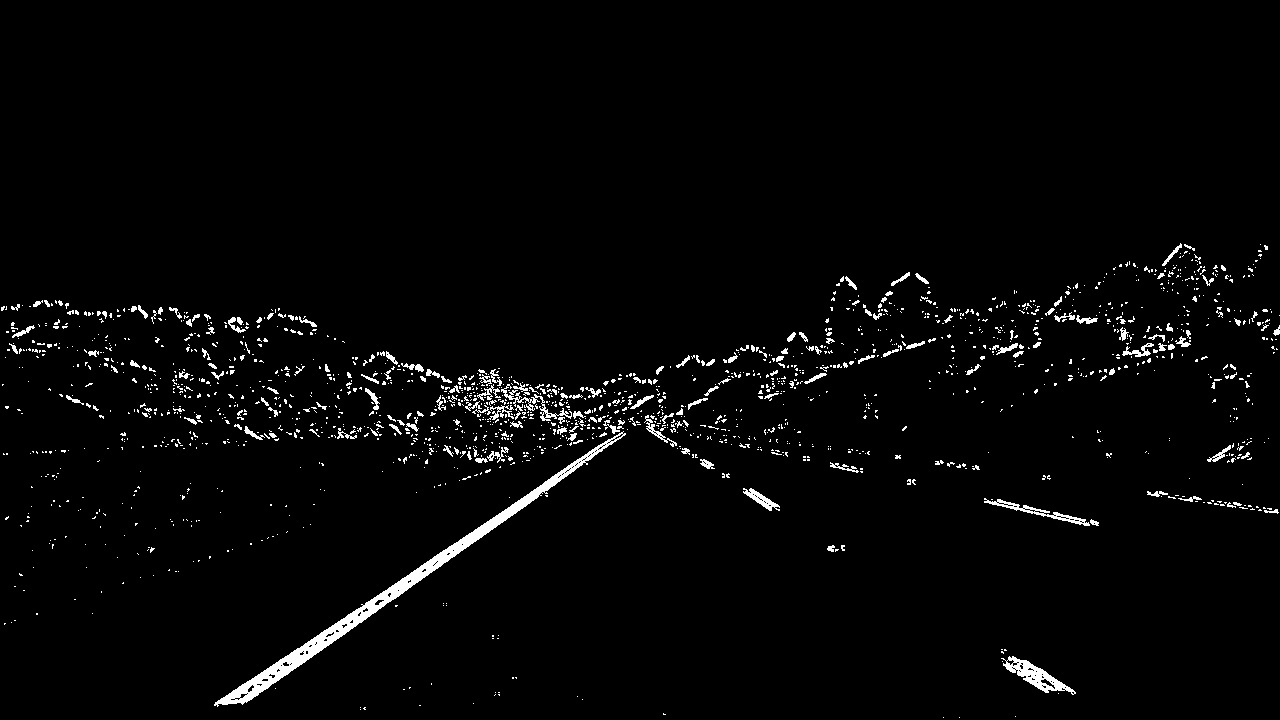
#> input picture output_images/threshold/straight_lines1-threshold.jpg, 1280 x 720 px; its folder holds only this picture in this run
$ python perspective.py
#> lines starting #> are read from the running program, lines starting #| are printed output that depends on the picture
#> further down, image is the input picture: shape (720, 1280, 3); min 0, max 255, mean 6.3
# -*- coding: utf-8 -*-
from lane.combined_threshold import combined_threshold
from lane.gaussian_blur import gaussian_blur
import numpy as np
import cv2
import matplotlib.image as mpimg
import matplotlib.pyplot as plt

src = np.float32([[700, 460],  # right_top
                  [1080, 720],  # right_bottom
                  [200, 720],  # left_bottom
                  [580, 460]])  # left_top

dst = np.float32([[980, 0],  # right_top
                  [980, 720],  # right_bottom
                  [300, 720],  # left_bottom
                  [300, 0]])  # left_top

def perspective(img,src=src, dst=dst):

    # Compute and apply perpective transform
    img_size = (img.shape[1], img.shape[0])
#> img_size = (1280, 720)
    M = cv2.getPerspectiveTransform(src, dst)  # Reverse perspective，对掉参数
#> M = [[-0.555, -1.53, 995.4], [0, -1.99, 915.4], [0, -0.00239, 1]]
    warped = cv2.warpPerspective(img, M, img_size, flags=cv2.INTER_NEAREST)  # keep same size as input image
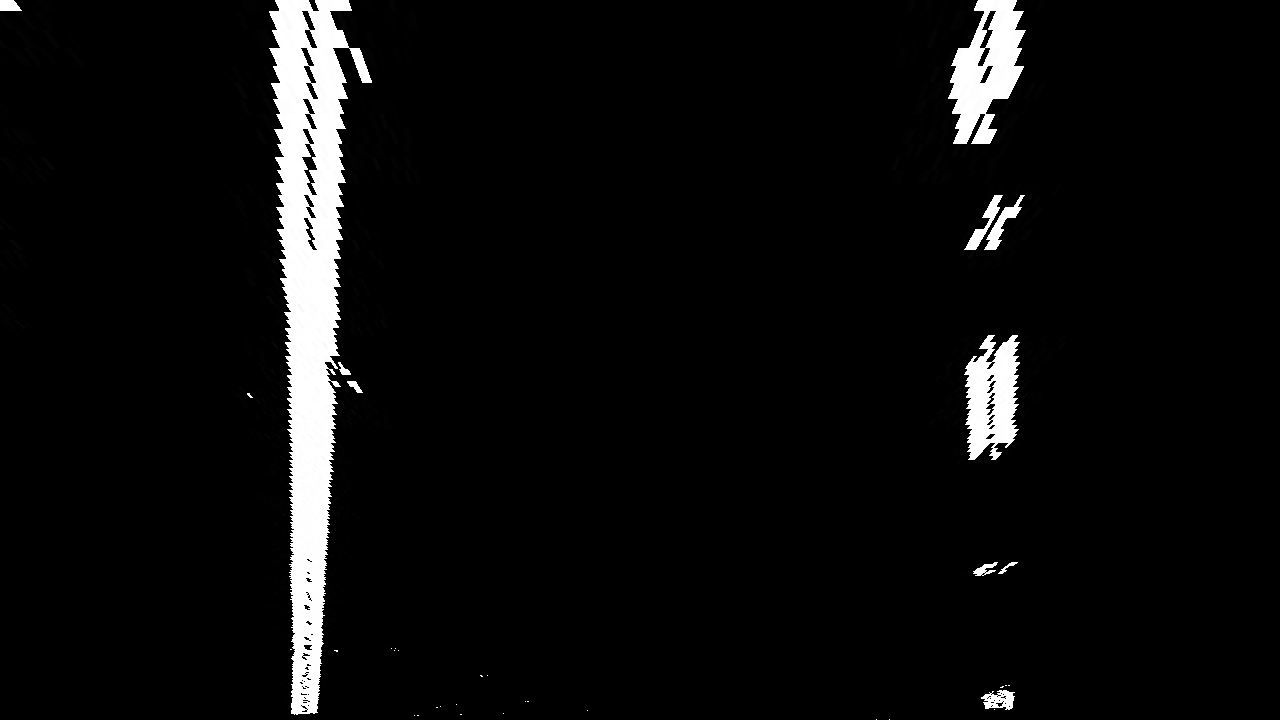
#> warped: shape (720, 1280, 3); min 0, max 255, mean 12.9
    return warped


if __name__ == "__main__":
    import glob

    images = glob.glob('../output_images/threshold/*.jpg')
    for fname in images:
        image = mpimg.imread(fname)
        image = perspective(image)
        plt.imshow(image, cmap='gray')
        plt.show()
        mpimg.imsave("../output_images/perspective/" + fname.split("\\")[-1].split("-")[0] + "-perspective.jpg", image,
                     cmap="gray")

$ run again, on output_images/threshold/test3-threshold.jpg
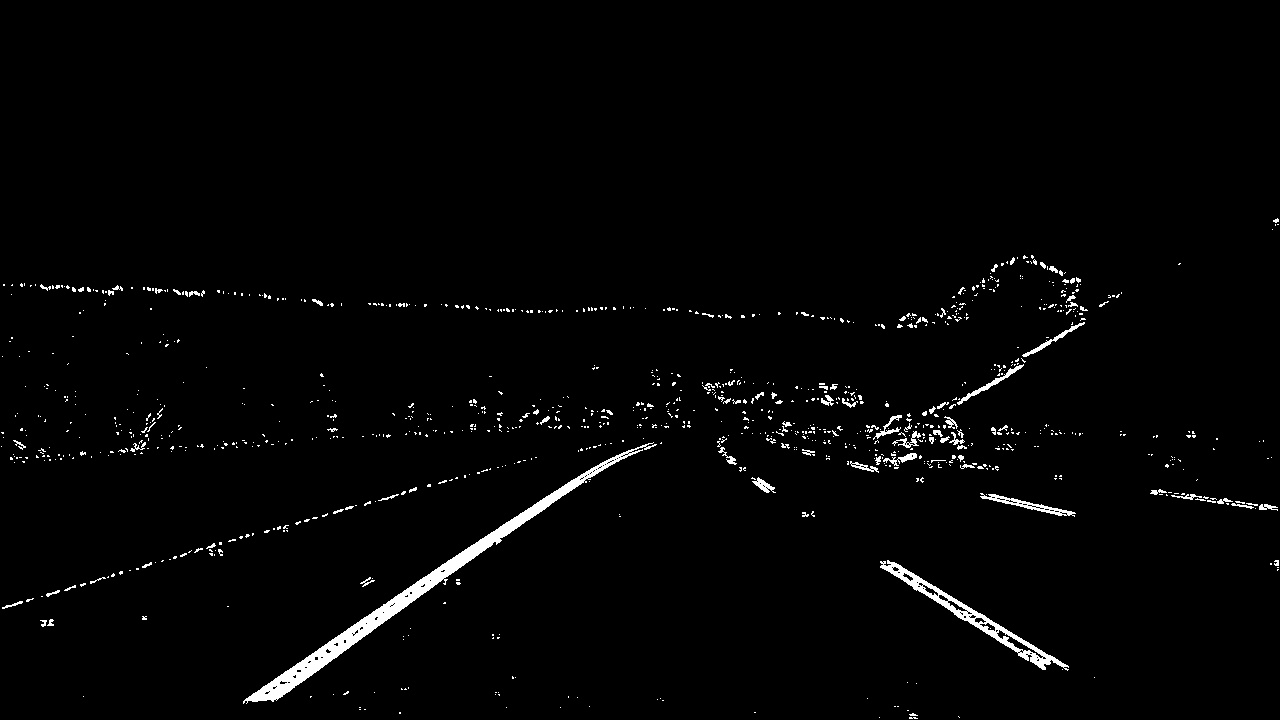
#> input picture output_images/threshold/test3-threshold.jpg, 1280 x 720 px
#> image is the input picture: shape (720, 1280, 3); min 0, max 255, mean 4.7
#> M = [[-0.555, -1.53, 995.4], [0, -1.99, 915.4], [0, -0.00239, 1]]
#> in perspective, `warped = cv2.warpPerspective(img, M, img_size, flags=cv2.INTER_NEAREST)`:
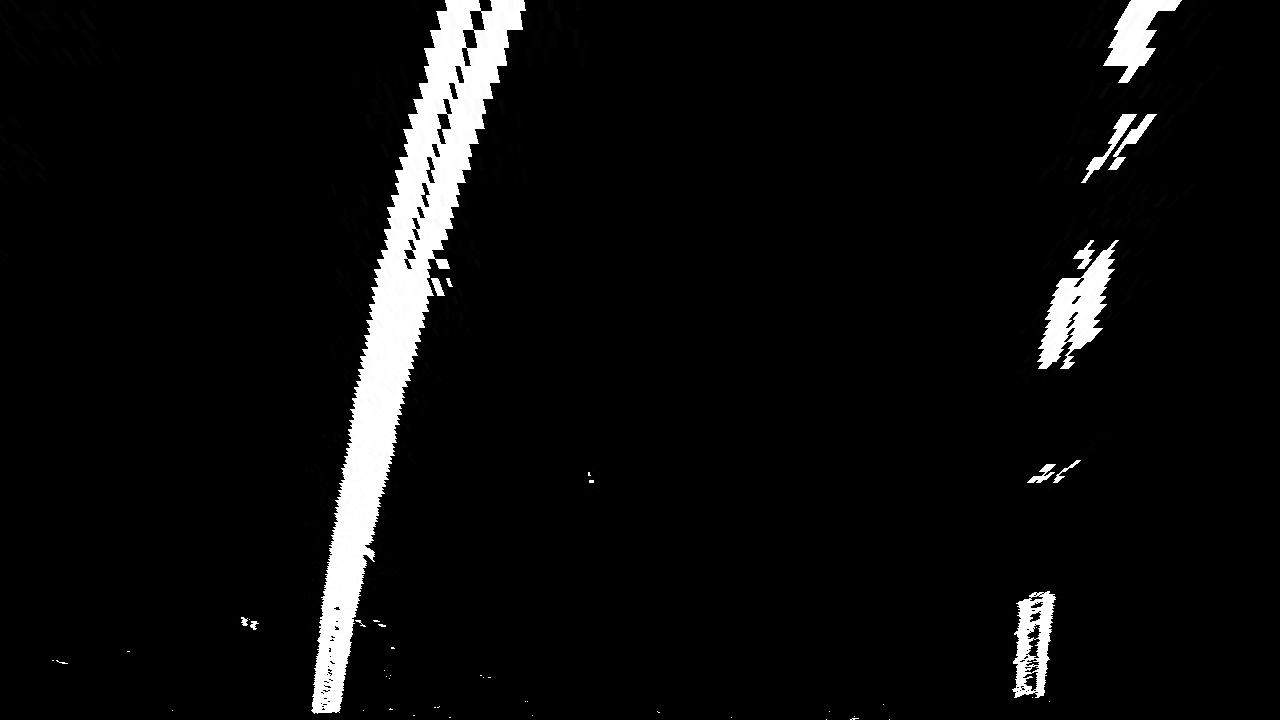
#> warped: shape (720, 1280, 3); min 0, max 255, mean 13.2

$ run again, on output_images/threshold/test4-threshold.jpg
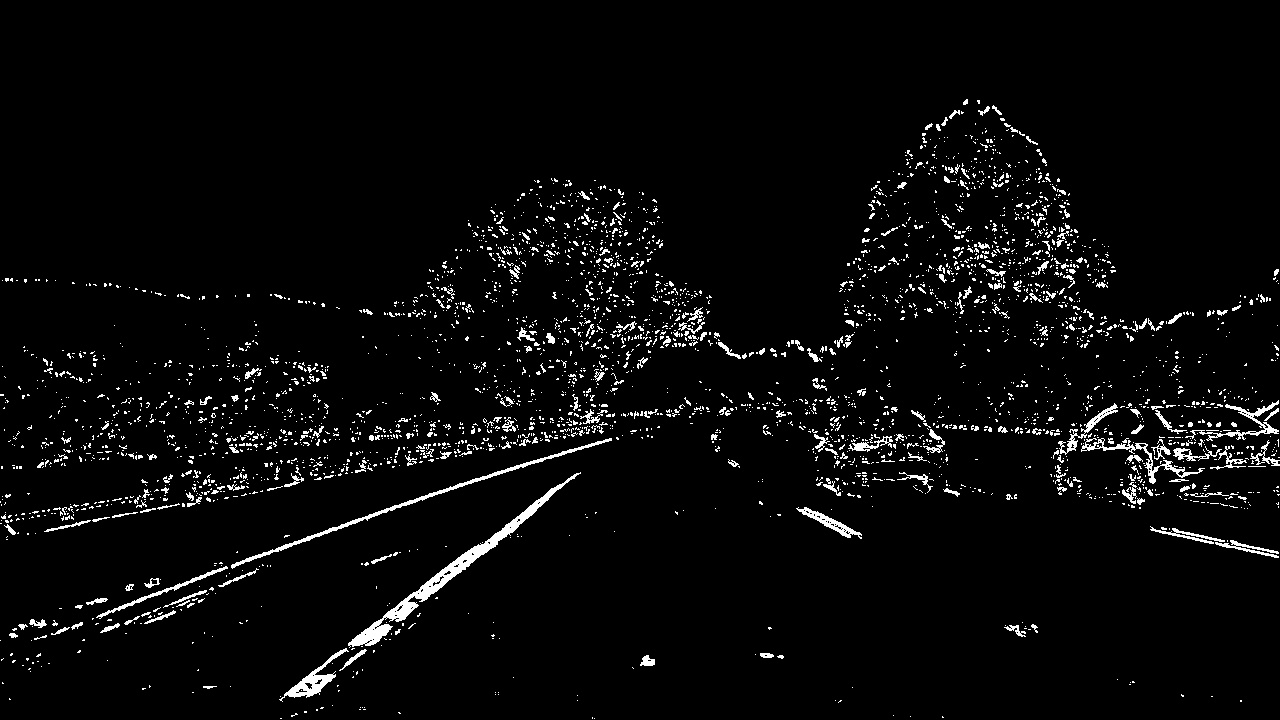
#> input picture output_images/threshold/test4-threshold.jpg, 1280 x 720 px
#> image is the input picture: shape (720, 1280, 3); min 0, max 255, mean 9.5
#> M = [[-0.555, -1.53, 995.4], [0, -1.99, 915.4], [0, -0.00239, 1]]
#> in perspective, `warped = cv2.warpPerspective(img, M, img_size, flags=cv2.INTER_NEAREST)`:
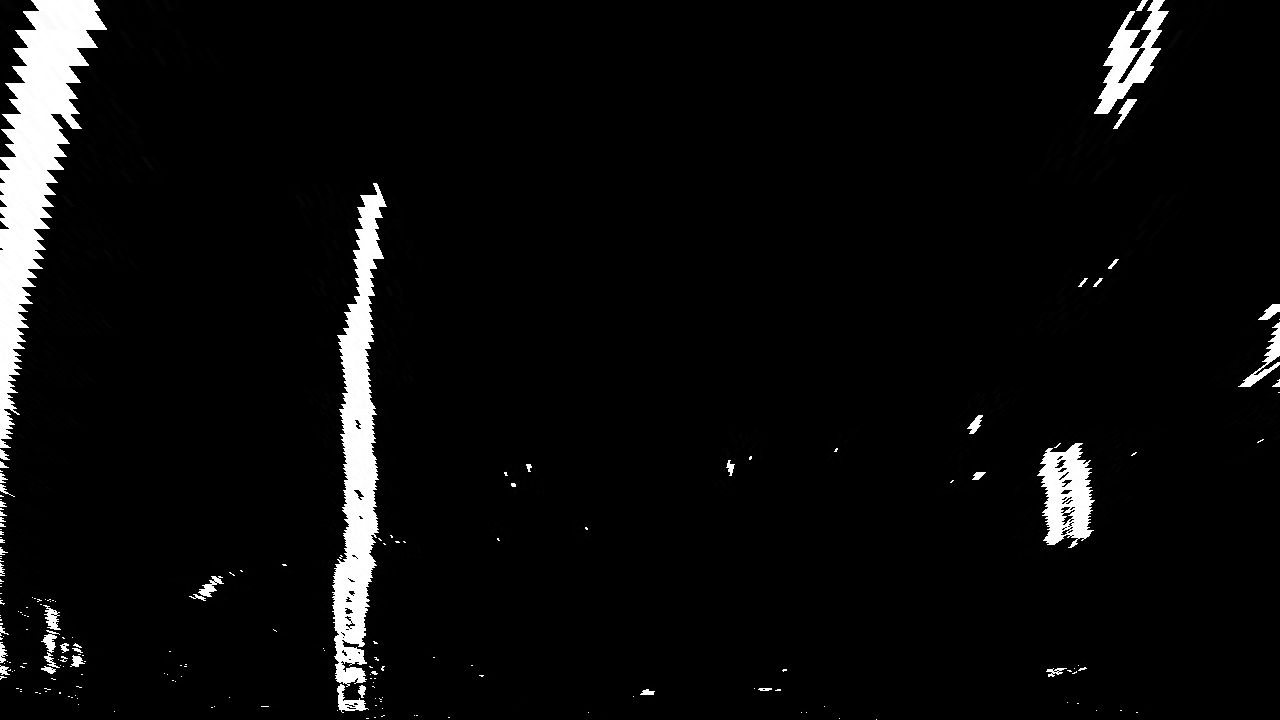
#> warped: shape (720, 1280, 3); min 0, max 255, mean 11.7

$ run again, on output_images/threshold/test5-threshold.jpg
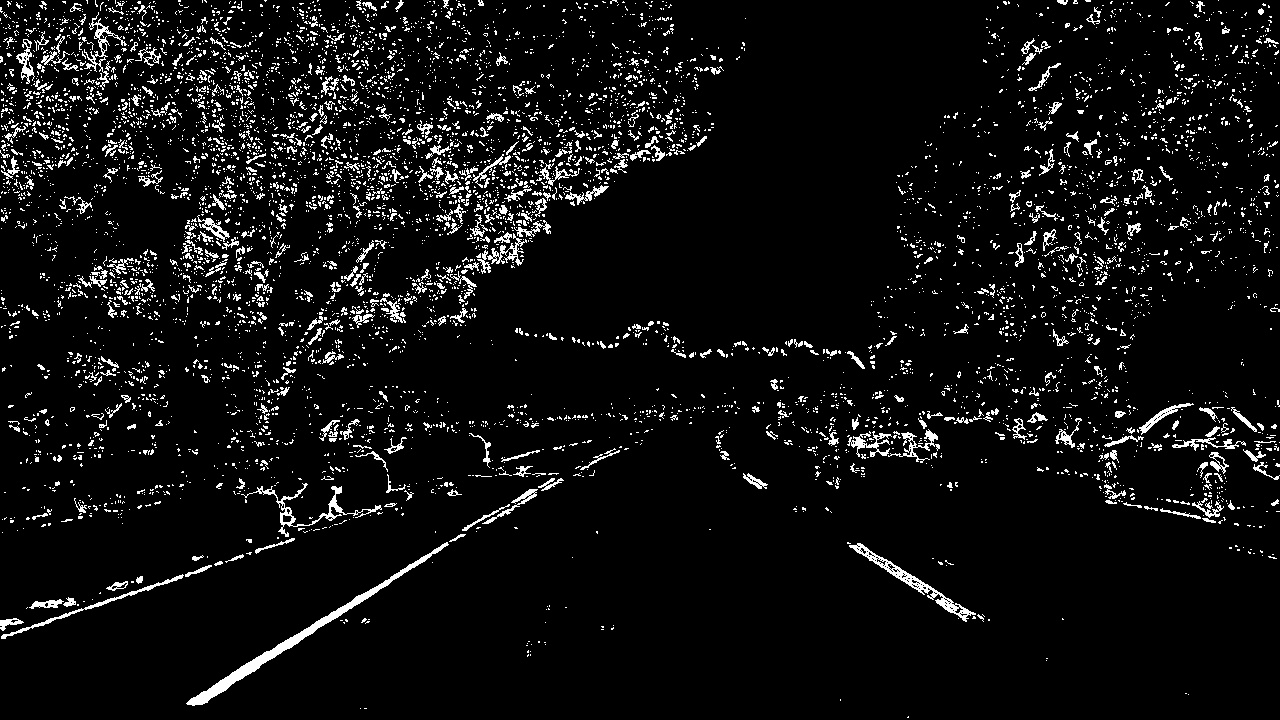
#> input picture output_images/threshold/test5-threshold.jpg, 1280 x 720 px
#> image is the input picture: shape (720, 1280, 3); min 0, max 255, mean 16.1
#> M = [[-0.555, -1.53, 995.4], [0, -1.99, 915.4], [0, -0.00239, 1]]
#> in perspective, `warped = cv2.warpPerspective(img, M, img_size, flags=cv2.INTER_NEAREST)`:
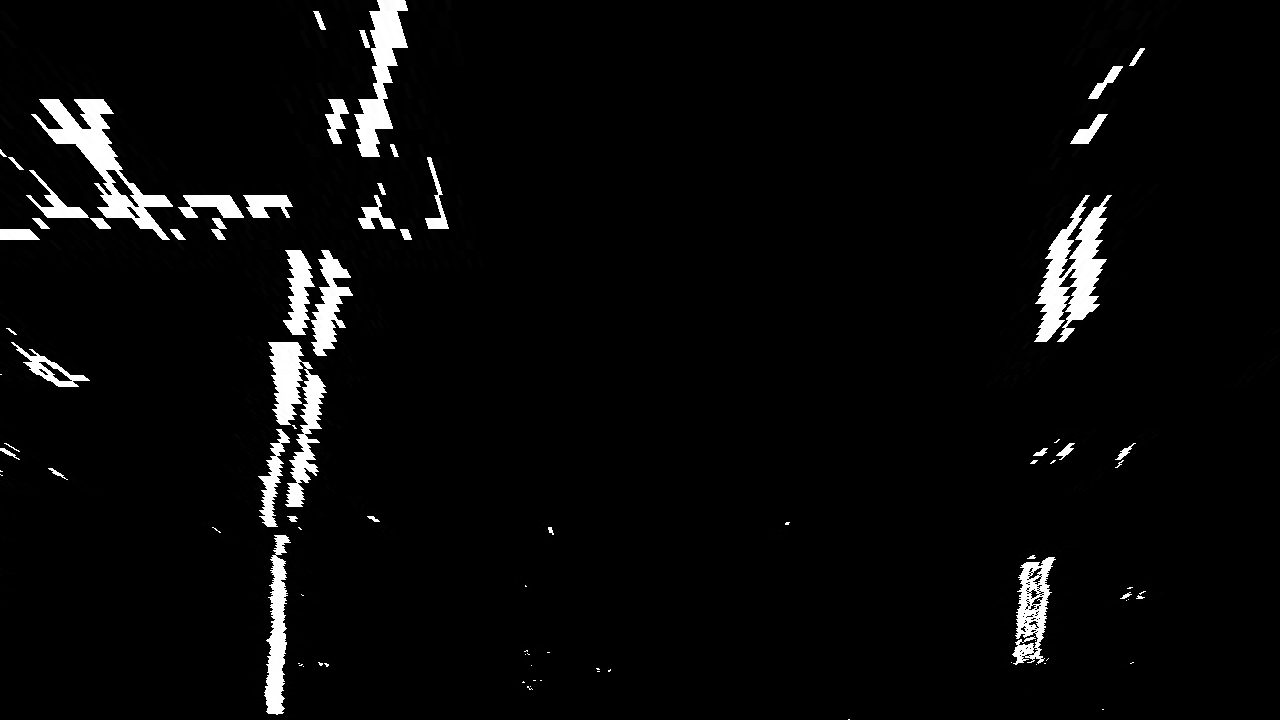
#> warped: shape (720, 1280, 3); min 0, max 255, mean 9.8

$ run again, on output_images/threshold/straight_lines2-threshold.jpg
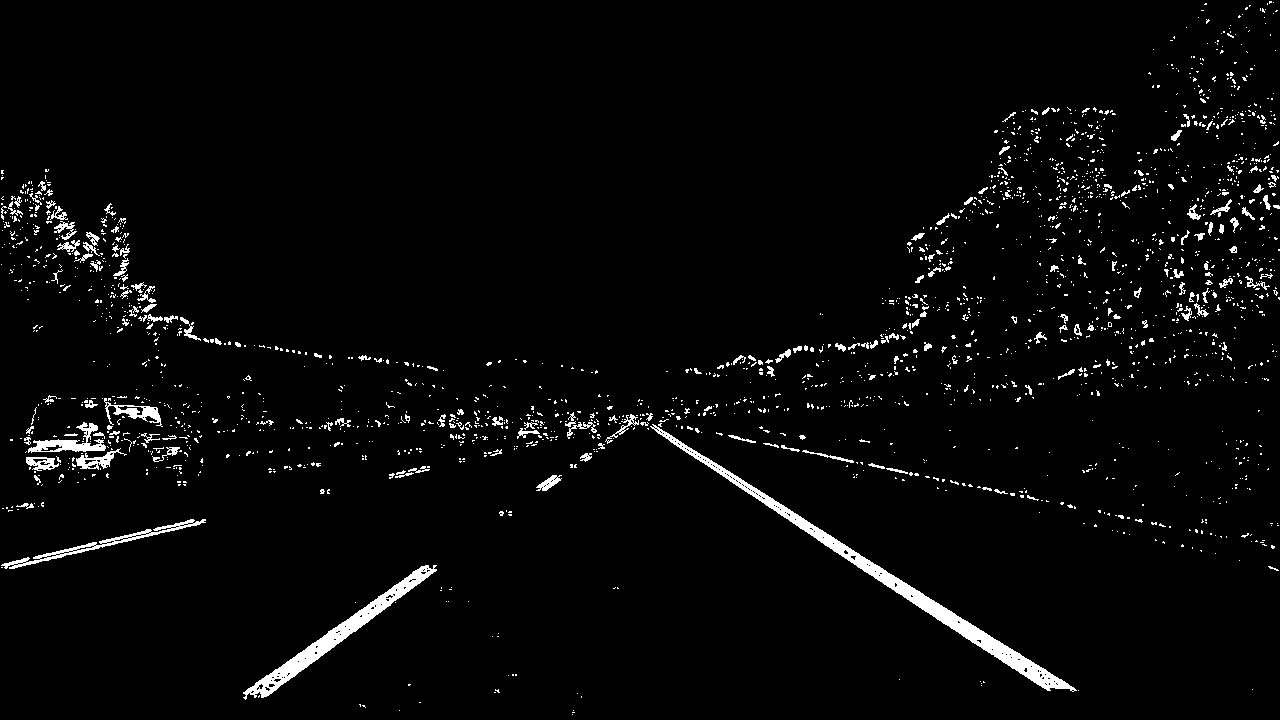
#> input picture output_images/threshold/straight_lines2-threshold.jpg, 1280 x 720 px
#> image is the input picture: shape (720, 1280, 3); min 0, max 255, mean 7.9
#> M = [[-0.555, -1.53, 995.4], [0, -1.99, 915.4], [0, -0.00239, 1]]
#> in perspective, `warped = cv2.warpPerspective(img, M, img_size, flags=cv2.INTER_NEAREST)`:
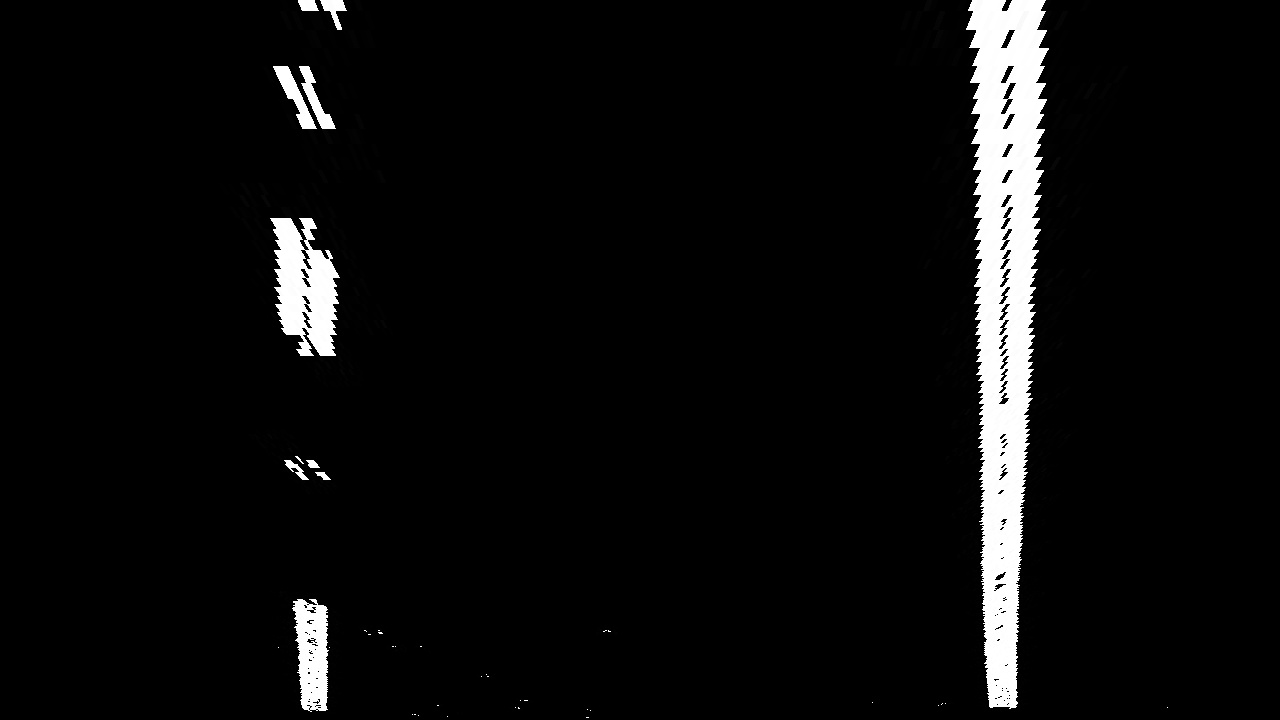
#> warped: shape (720, 1280, 3); min 0, max 255, mean 12.7
